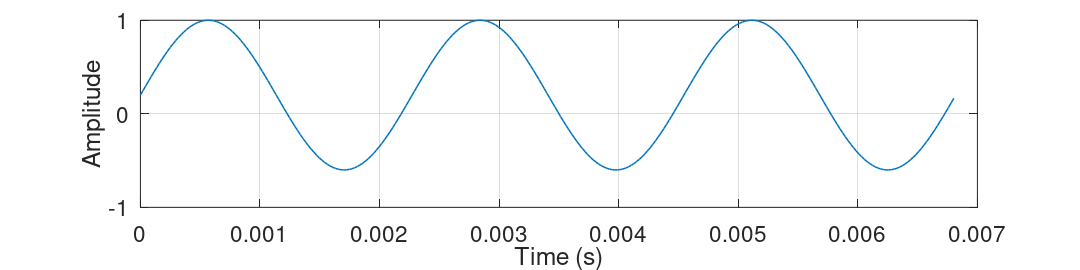

Here is the MATLAB script that generated this plot:
t = 0:1/44100:1/440*3;
x = sin(2*pi*t*440);
x = 0.8*x + 0.2;

plot(t,x,"linewidth", 2);
xlabel("Time (s)");
ylabel("Amplitude");
set(gca,'YTick', [-1 0 1], 'fontsize', 30)
set(gcf,'PaperUnits','inches','PaperPosition',[0 0 20 5])
grid;
print -dpng 'ZeroCrossingRaised.png'
